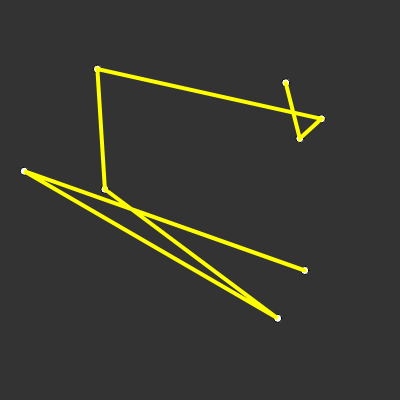
Frame 1 (no input)
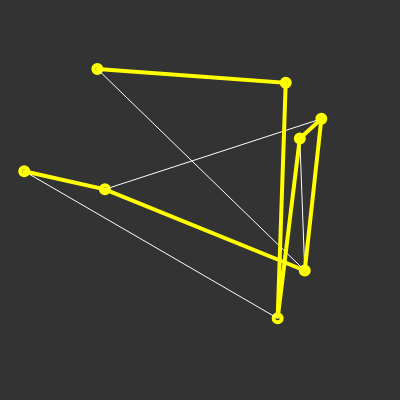
Frame 60 (no input)
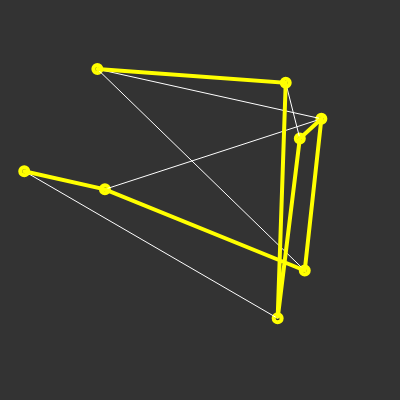
Frame 120 (the mouse pressed at the canvas centre since frame 60)

The p5.js sketch that drew these frames (run headless with seeded random() and noise() and a simulated clock; from frame 60 on, the mouse is pressed at the canvas centre):

// p5.js sketch
// ── sketch.js
//cmd python -m SimpleHTTPServer
var cities = [];
var totalCities = 8;

var recordDistance;
var bestEver;


function setup(){
  createCanvas(400,400);
  for(var i = 0; i < totalCities; i++){
    var v = createVector(random(width),random(height));
    cities[i] = v;
  }
  var d = calcDistance(cities);
  recordDistance = d;
  bestEver = cities.slice();
}

function draw(){
  background(51);
  for(var i = 0; i < cities.length; i++){
    ellipse(cities[i].x,cities[i].y,8,8);
  }

  stroke(255);
  strokeWeight(1);
  noFill();
  beginShape();
  for(var i = 0; i < cities.length; i++){
    vertex(cities[i].x,cities[i].y);
  }
  endShape();

  stroke(255,255,0);
  strokeWeight(4);
  noFill();
  beginShape();
  for(var i = 0; i < cities.length; i++){
    vertex(bestEver[i].x,bestEver[i].y);
  }
  endShape();



  var i = floor(random(cities.length));
  var j = floor(random(cities.length));
  swap(cities,i, j);

  var d = calcDistance(cities);
  if(d < recordDistance){
    recordDistance = d;
    bestEver = cities.slice();
    console.log(recordDistance);
  }

}


function swap(a,i,j){
  var temp = a[i];
  a[i] = a[j];
  a[j] = temp;
}

function calcDistance(points){
  var sum = 0;
  for(var i = 0; i < points.length -1; i++){
    var d = dist(points[i].x, points[i].y, points[i + 1].x, points[i + 1].y);
    sum +=d;
  }
  return sum;
}
